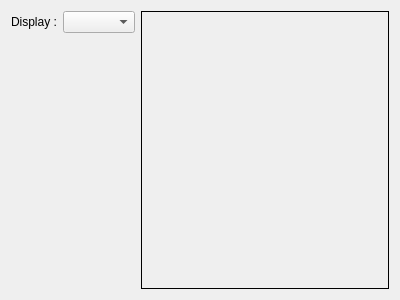
<?xml version="1.0" encoding="UTF-8"?>
<ui version="4.0">
 <class>ObjectTypeEditor</class>
 <widget class="QWidget" name="ObjectTypeEditor">
  <property name="geometry">
   <rect>
    <x>0</x>
    <y>0</y>
    <width>400</width>
    <height>300</height>
   </rect>
  </property>
  <property name="windowTitle">
   <string>Form</string>
  </property>
  <layout class="QGridLayout" name="gridLayout" columnstretch="0,0,1">
   <item row="0" column="0">
    <widget class="QLabel" name="label">
     <property name="text">
      <string>Display :</string>
     </property>
    </widget>
   </item>
   <item row="0" column="1">
    <widget class="QComboBox" name="im"/>
   </item>
   <item row="0" column="2" rowspan="2">
    <widget class="QLabel" name="imView">
     <property name="frameShape">
      <enum>QFrame::Box</enum>
     </property>
     <property name="text">
      <string/>
     </property>
    </widget>
   </item>
   <item row="1" column="1">
    <spacer name="verticalSpacer">
     <property name="orientation">
      <enum>Qt::Vertical</enum>
     </property>
     <property name="sizeHint" stdset="0">
      <size>
       <width>20</width>
       <height>250</height>
      </size>
     </property>
    </spacer>
   </item>
  </layout>
 </widget>
 <resources/>
 <connections/>
</ui>
